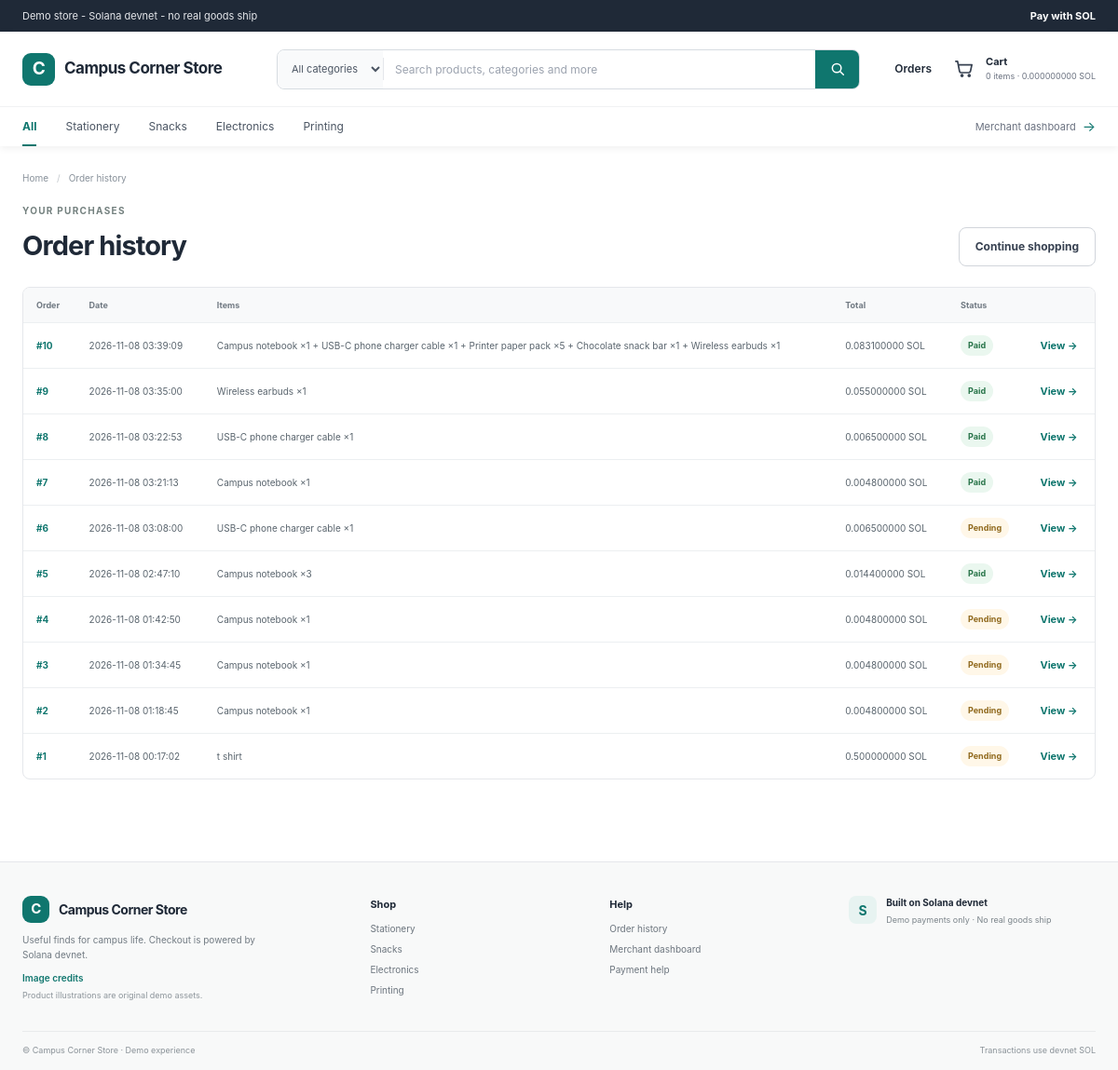
The page /orders on the database its author committed.
### tables this page shows
CREATE TABLE orders (
                id INTEGER PRIMARY KEY AUTOINCREMENT,
                item_name TEXT NOT NULL,
                amount_lamports INTEGER NOT NULL,
                reference TEXT NOT NULL UNIQUE,
                status TEXT NOT NULL DEFAULT 'pending',
                signature TEXT,
                created_at TEXT NOT NULL DEFAULT CURRENT_TIMESTAMP
            , items_json TEXT NOT NULL DEFAULT '[]');

### app.py (the view)
    @app.get("/orders")
    def orders_page():
        return render_template("orders.html", orders=db.list_orders())

### db.py (called while the page is built)
def _database_path() -> str:
    return os.getenv("DATABASE_PATH", "orders.db")

def get_connection() -> sqlite3.Connection:
    connection = sqlite3.connect(_database_path())
    connection.row_factory = sqlite3.Row
    return connection

def list_orders(limit: int = 30):
    with get_connection() as connection:
        rows = connection.execute(
            "SELECT * FROM orders ORDER BY id DESC LIMIT ?", (limit,)
        ).fetchall()
        orders = []
        for row in rows:
            order = dict(row)
            order["items"] = json.loads(order.pop("items_json", "[]"))
            orders.append(order)
        return orders

### templates/orders.html (shortened to what this page needs)
{% extends "base.html" %}
{% block content %}
<nav class="breadcrumbs"><a href="{{ url_for('index') }}">Home</a><span>/</span><span>Order history</span></nav>
<div class="page-title-row"><div><span class="eyebrow">YOUR PURCHASES</span><h1>Order history</h1></div><a class="button button-outline" href="{{ url_for('index') }}">Continue shopping</a></div>
{% if orders %}<div class="data-table-wrap"><table class="data-table"><thead><tr><th>Order</th><th>Date</th><th>Items</th><th>Total</th><th>Status</th><th></th></tr></thead><tbody>{% for order in orders %}<tr><td><a class="table-order-link" href="{{ url_for('order_page', order_id=order.id) }}">#{{ order.id }}</a></td><td>{{ order.created_at }}</td><td>{{ order.item_name }}</td><td>{{ order.amount_lamports|sol }} SOL</td><td><span class="status-pill small-status {{ order.status }}">{{ order.status }}</span></td><td><a class="text-link" href="{{ url_for('order_page', order_id=order.id) }}">View →</a></td></tr>{% endfor %}</tbody></table></div>
{% else %}<div class="empty-cart"><span class="empty-icon">▤</span><h2>No orders yet</h2><p>Your checkouts and receipts will appear here.</p><a class="button button-teal" href="{{ url_for('index') }}">Browse the shop</a></div>{% endif %}
{% endblock %}

### templates/base.html (shortened to what this page needs)
<!doctype html>
<html lang="en">
<head>
  <link rel="stylesheet" href="{{ url_for('static', filename='style.css') }}">
</head>
<body>
  <div class="utility-bar"><div class="site-container utility-inner"><span>Demo store - Solana devnet - no real goods ship</span><a href="{{ url_for('index') }}">Pay with SOL</a></div></div>
  <header class="site-header">
    <div class="site-container header-main">
      <a class="brand" href="{{ url_for('index') }}"><span class="brand-mark">C</span><span>Campus Corner Store</span></a>
      <form class="site-search" action="{{ url_for('index') }}" method="get" role="search">
        <select name="category" id="header-category"><option value="All">All categories</option></select>
        <input id="header-search" type="search" name="q" value="{{ request.args.get('q', '') }}" placeholder="Search products, categories and more">
        <button aria-label="Search"><svg viewBox="0 0 24 24"><circle cx="10.8" cy="10.8" r="6.3"/><path d="m16 16 4.4 4.4"/></svg></button>
      </form>
      <div class="header-actions"><a class="orders-link" href="{{ url_for('orders_page') }}">Orders</a><a class="header-cart" href="{{ url_for('cart_page') }}" aria-label="Cart, {{ cart_count }} items">
        <svg viewBox="0 0 24 24"><path d="M3 4h2l2.2 11.1a2 2 0 0 0 2 1.6h8.3a2 2 0 0 0 1.9-1.5L21 8H6"/><circle cx="10" cy="20" r="1"/><circle cx="18" cy="20" r="1"/></svg><span class="cart-head-copy"><strong>Cart</strong><small>{{ cart_count }} items · {{ cart_total_lamports|sol }} SOL</small></span>{% if cart_count %}<i class="cart-count">{{ cart_count }}</i>{% endif %}
      </a></div>
    </div>
    <nav class="category-nav"><div class="site-container category-nav-inner"><a class="{% if request.args.get('category', 'All') == 'All' %}current{% endif %}" href="{{ url_for('index', category='All') }}">All</a>{% for category in categories %}{% if category != 'All' %}<a class="{% if request.args.get('category') == category %}current{% endif %}" href="{{ url_for('index', category=category) }}">{{ category }}</a>{% endif %}{% endfor %}<a class="category-nav-more" href="{{ url_for('dashboard') }}">Merchant dashboard <span>→</span></a></div></nav>
  </header>
  <main class="site-container page-content">
    {% block content %}{% endblock %}
  </main>
  <footer class="site-footer" id="image-credits">
    <div class="site-container footer-grid">
      <div class="footer-about"><a class="brand footer-brand" href="{{ url_for('index') }}"><span class="brand-mark">C</span><span>Campus Corner Store</span></a><p>Useful finds for campus life. Checkout is powered by Solana devnet.</p><a href="#image-credits">Image credits</a><small>Product illustrations are original demo assets.</small></div>
      <div><h3>Shop</h3>{% for category in categories %}{% if category != 'All' %}<a href="{{ url_for('index', category=category) }}">{{ category }}</a>{% endif %}{% endfor %}</div>
      <div><h3>Help</h3><a href="{{ url_for('orders_page') }}">Order history</a><a href="{{ url_for('dashboard') }}">Merchant dashboard</a><a href="{{ url_for('index') }}">Payment help</a></div>
      <div class="footer-devnet"><span class="devnet-icon">S</span><div><strong>Built on Solana devnet</strong><small>Demo payments only · No real goods ship</small></div></div>
    </div>
    <div class="site-container footer-bottom"><span>© {{ shop_name }} · Demo experience</span><span>Transactions use devnet SOL</span></div>
  </footer>
</body>
</html>

### rows shown on the page
orders: id "10", created_at "2026-11-08 03:39:09", item_name "Campus notebook ×1 + USB-C phone charger cable ×1 + Printer paper pack ×5 + Chocolate snack bar ×1 + Wireless earbuds ×1", amount_lamports|sol "0.083100000", status "Paid"
orders: id "9", created_at "2026-11-08 03:35:00", item_name "Wireless earbuds ×1", amount_lamports|sol "0.055000000", status "Paid"
orders: id "8", created_at "2026-11-08 03:22:53", item_name "USB-C phone charger cable ×1", amount_lamports|sol "0.006500000", status "Paid"
orders: id "7", created_at "2026-11-08 03:21:13", item_name "Campus notebook ×1", amount_lamports|sol "0.004800000", status "Paid"
orders: id "6", created_at "2026-11-08 03:08:00", item_name "USB-C phone charger cable ×1", amount_lamports|sol "0.006500000", status "Pending"
orders: id "5", created_at "2026-11-08 02:47:10", item_name "Campus notebook ×3", amount_lamports|sol "0.014400000", status "Paid"
orders: id "4", created_at "2026-11-08 01:42:50", item_name "Campus notebook ×1", amount_lamports|sol "0.004800000", status "Pending"
orders: id "3", created_at "2026-11-08 01:34:45", item_name "Campus notebook ×1", amount_lamports|sol "0.004800000", status "Pending"
orders: id "2", created_at "2026-11-08 01:18:45", item_name "Campus notebook ×1", amount_lamports|sol "0.004800000", status "Pending"
orders: id "1", created_at "2026-11-08 00:17:02", item_name "t shirt", amount_lamports|sol "0.500000000", status "Pending"

### other values the page prints
{{ cart_count }} "0"
{{ cart_total_lamports|sol }} "0.000000000"
{{ category }} "Stationery" "Snacks" "Electronics" "Printing"
{{ shop_name }} "Campus Corner Store"
